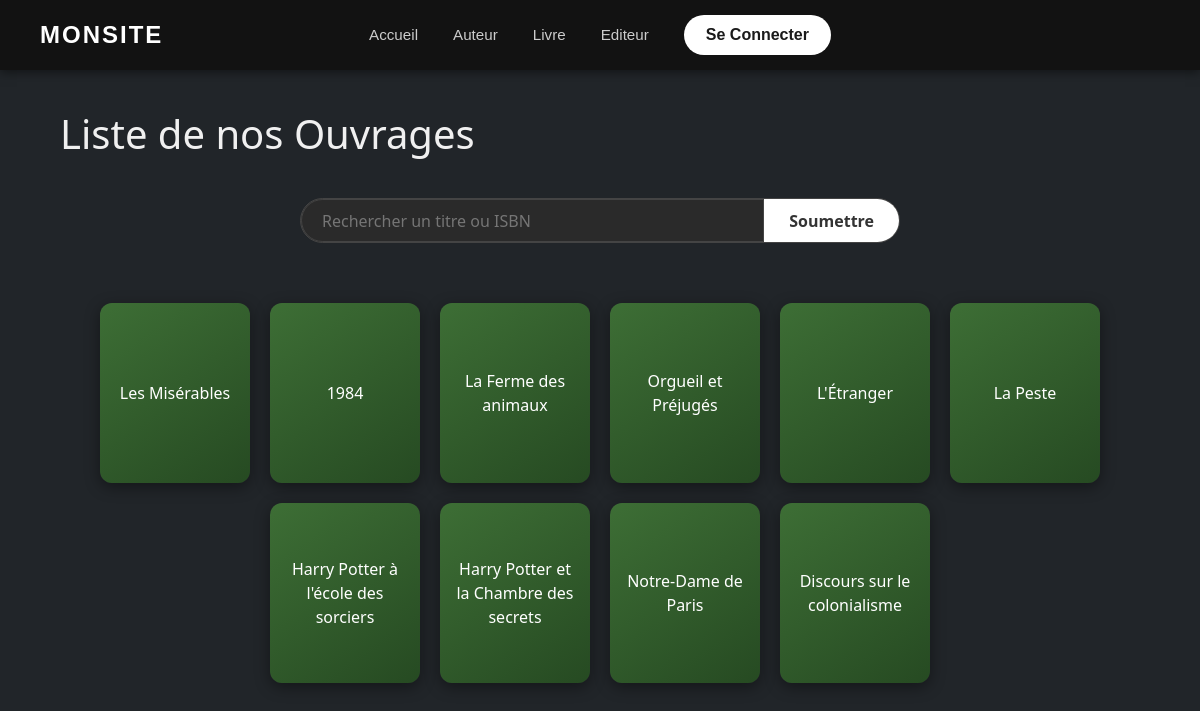
/book, run on an earlier commit of the app's database.
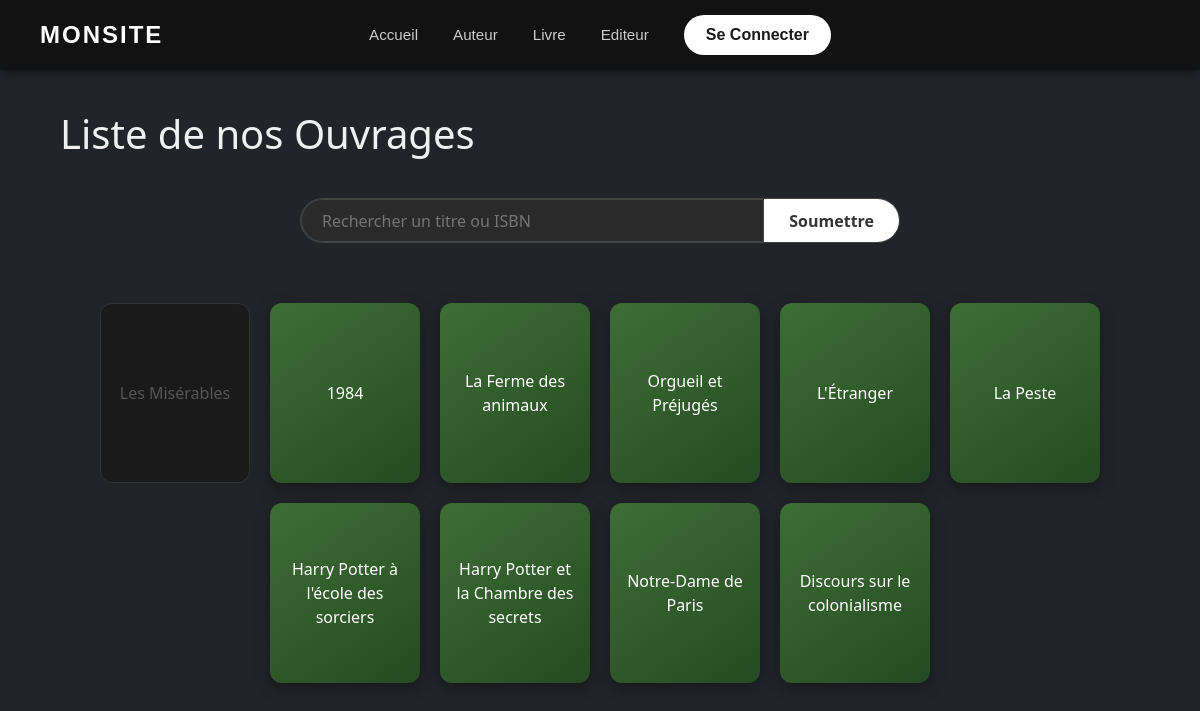
And on a later commit of the database.
### backoffice/models.py (models this page shows)
class Title(models.Model):
    title = models.CharField(max_length=255)
    year_published = models.SmallIntegerField()
    isbn = models.CharField(primary_key=True, max_length=20)
    pubid = models.IntegerField()
    description = models.CharField(max_length=50)
    notes = models.CharField(max_length=50)
    subject = models.CharField(max_length=50)
    comments = models.TextField()
    pubid = models.ForeignKey("Publishers", on_delete=models.CASCADE)
    authors = models.ManyToManyField("Author", related_name="title_authors", blank=True, default=None)
    reserved = models.BooleanField(default=False)

### backoffice/views.py (the view)
# urls.py: path('book', views.book, name="book"),
def book(request):
    querry = request.GET.get("querryTitle", "")
    if (querry):
        book = Title.objects.filter(Q(title__icontains=querry) | Q(isbn__icontains=querry) | Q(subject__icontains=querry))
    else:
        book = Title.objects.all()
    return render(request, 'book/book.html', {'book': book, 'querry': querry, 'active_nav': 'book'})

### backoffice/templates/book/book.html
{% extends "gabari.html" %}
{% block content %}
  <h1 class="newH1">Liste de nos Ouvrages</h1>
  <form class="search-container" method="GET">
    <input class="search-input" type="text" name="querryTitle" placeholder="Rechercher un titre ou ISBN" value="{{querry}}">
    <input class="search-submit" type="submit" value="Soumettre">
  </form>
  <div class="container-des-livres">
  {% for b in book %}
      {% if b.reserved %}
        <a href="{% url 'book_detail' book_id=b.isbn %}" class="livreR">{{b.title}}</a>
      {% else %}
        <a href="{% url 'book_detail' book_id=b.isbn %}" class="carte-livre">{{b.title}}</a>
      {% endif %}
  {% endfor %}
  </div>
{% endblock %}

### backoffice/templates/gabari.html (shortened to what this page needs)
{% load static %}
<!DOCTYPE html>
<html lang="fr"  data-bs-theme="dark">
<head>
    <link href="https://cdn.jsdelivr.net/npm/bootstrap@5.3.2/dist/css/bootstrap.min.css" rel="stylesheet">
    <link href="{% static "/css/style.css" %}?v=1"rel="stylesheet">
</head>
<body>
    <nav class="navbar">
        <div class="logo">MonSite</div>
        <div class="nav-links">
        <a href="{% url 'acceuil' %}">Accueil</a>
        <a href="{% url 'author' %}">Auteur</a>
        <a href="{% url 'book' %}">Livre</a>
        <a href="{% url 'publisher' %}">Editeur</a>
        {% if user.is_authenticated %}
            <form method="POST" action ="{% url 'logout_view' %}" style="display: inline;">
                {% csrf_token %}
                <button class="nav-btn">Se deconnecter</button>
            </form>
        {% else %}
            <a href="{% url 'login_view' %}" class="nav-btn">
                Se Connecter
            </a>
        {% endif %}
        </div>
    </nav>
    {% block content %}
    {% endblock %}
</body></html>

### backoffice/static/css/style.css (style rules this page uses)
.navbar { display: flex; justify-content: space-between; align-items: center; background-color: #1a1a1a; padding: 0 10%; height: 70px; box-shadow: 0 2px 10px rgba(0,0,0,0.1); font-family: 'Arial', sans-serif; }
.navbar { display: flex; justify-content: space-between; align-items: center; padding: 0 40px; height: 70px; background-color: #121212; position: sticky; top: 0; z-index: 1000; box-shadow: 0 2px 10px rgba(0,0,0,0.5); }
.logo { color: #ffffff; font-size: 1.5rem; font-weight: bold; text-transform: uppercase; letter-spacing: 2px; flex: 1; }
.nav-links { display: flex; align-items: center; justify-content: center; gap: 35px; flex: 2; }
.nav-links a:not(.nav-btn) { color: #cccccc; text-decoration: none; font-size: 0.95rem; font-weight: 500; transition: all 0.3s ease; padding: 5px 0; position: relative; white-space: nowrap; }
.nav-links a:not(.nav-btn)::after { content: ''; position: absolute; width: 0; height: 2px; bottom: -2px; left: 0; background-color: #2D5A27; transition: width 0.3s ease; }
.nav-btn { background-color: #ffffff; color: #1a1a1a !important; padding: 8px 22px; border-radius: 25px; border: none; font-weight: 600; cursor: pointer; text-decoration: none; display: inline-flex; align-items: center; transition: all 0.3s ease; font-family: inherit; white-space: nowrap; }
.search-container { display: flex; height: 45px; max-width: 600px; margin: 40px auto; background: #333; border-radius: 25px; overflow: hidden; border: 1px solid #444; }
.search-input { flex: 1; background: transparent; border: none; padding: 0 20px; color: white; outline: none; }
.search-submit { background: #ffffff; color: #333; border: none; padding: 0 25px; font-weight: bold; cursor: pointer; height: 100%; transition: background 0.3s; }
input[type="text"] { padding: 10px 20px; border-radius: 25px 0 0 25px; border: 1px solid #444; background-color: #2a2a2a; color: white; outline: none; transition: border-color 0.3s; }
.newH1 { color: #f0f0f0; font-family: 'Segoe UI', sans-serif; margin: 40px 0 30px 5%; }
.container-des-livres { display: flex; flex-wrap: wrap; gap: 20px; padding: 20px 5%; justify-content: center; }
.carte-livre { display: flex; align-items: center; justify-content: center; text-align: center; width: 150px; height: 180px; padding: 15px; border-radius: 12px; background: linear-gradient(145deg, #3d6e35, #264a22); color: #ffffff !important; text-decoration: none !important; box-shadow: 0 4px 15px rgba(0, 0, 0, 0.4); font-weight: 500; transition: all 0.3s ease; }
.livreR { display: flex; align-items: center; justify-content: center; text-align: center; width: 150px; height: 180px; padding: 15px; border-radius: 12px; background: #1a1a1a; color: #555555 !important; text-decoration: none !important; border: 1px solid #333; cursor: not-allowed; transition: all 0.2s; }
h1 { color: #ffffff; font-family: 'Segoe UI', sans-serif; margin: 40px 0 30px 5%; }

What changed in the data, as far as the page shows it:
changed Title "Les Misérables": reserved False → True (drawn)
